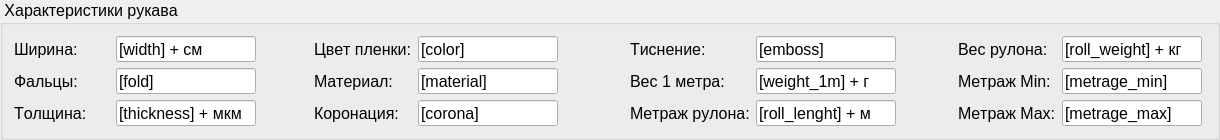
      <widget class="QGroupBox" name="film_params_groupBox">
       <property name="sizePolicy">
        <sizepolicy hsizetype="Expanding" vsizetype="Fixed">
         <horstretch>0</horstretch>
         <verstretch>0</verstretch>
        </sizepolicy>
       </property>
       <property name="minimumSize">
        <size>
         <width>1220</width>
         <height>140</height>
        </size>
       </property>
       <property name="maximumSize">
        <size>
         <width>16777215</width>
         <height>140</height>
        </size>
       </property>
       <property name="font">
        <font>
         <family>Segoe UI Symbol</family>
         <pointsize>12</pointsize>
         <stylestrategy>PreferAntialias</stylestrategy>
         <kerning>false</kerning>
        </font>
       </property>
       <property name="title">
        <string> Характеристики рукава </string>
       </property>
       <layout class="QGridLayout" name="gridLayout">
        <item row="0" column="0">
         <layout class="QHBoxLayout" name="horizontalLayout_3">
          <property name="spacing">
           <number>6</number>
          </property>
          <property name="bottomMargin">
           <number>0</number>
          </property>
          <item>
           <layout class="QFormLayout" name="formLayout">
            <property name="formAlignment">
             <set>Qt::AlignJustify|Qt::AlignTop</set>
            </property>
            <item row="0" column="0">
             <widget class="QLabel" name="label_5">
              <property name="minimumSize">
               <size>
                <width>96</width>
                <height>0</height>
               </size>
              </property>
              <property name="font">
               <font>
                <family>Segoe UI Symbol</family>
                <pointsize>12</pointsize>
                <stylestrategy>PreferAntialias</stylestrategy>
                <kerning>false</kerning>
               </font>
              </property>
              <property name="text">
               <string>Ширина:</string>
              </property>
              <property name="alignment">
               <set>Qt::AlignLeading|Qt::AlignLeft|Qt::AlignVCenter</set>
              </property>
             </widget>
            </item>
            <item row="0" column="1">
             <widget class="QLineEdit" name="width_lineEdit">
              <property name="minimumSize">
               <size>
                <width>140</width>
                <height>22</height>
               </size>
              </property>
              <property name="maximumSize">
               <size>
                <width>140</width>
                <height>16777215</height>
               </size>
              </property>
              <property name="font">
               <font>
                <family>Segoe UI Symbol</family>
                <pointsize>12</pointsize>
                <stylestrategy>PreferAntialias</stylestrategy>
                <kerning>false</kerning>
               </font>
              </property>
              <property name="styleSheet">
               <string notr="true"/>
              </property>
              <property name="text">
               <string>[width] + см</string>
              </property>
              <property name="alignment">
               <set>Qt::AlignLeading|Qt::AlignLeft|Qt::AlignVCenter</set>
              </property>
              <property name="readOnly">
               <bool>true</bool>
              </property>
             </widget>
            </item>
            <item row="1" column="0">
             <widget class="QLabel" name="label_9">
              <property name="minimumSize">
               <size>
                <width>96</width>
                <height>0</height>
               </size>
              </property>
              <property name="font">
               <font>
                <family>Segoe UI Symbol</family>
                <pointsize>12</pointsize>
                <stylestrategy>PreferAntialias</stylestrategy>
                <kerning>false</kerning>
               </font>
              </property>
              <property name="text">
               <string>Фальцы:</string>
              </property>
              <property name="alignment">
               <set>Qt::AlignLeading|Qt::AlignLeft|Qt::AlignVCenter</set>
              </property>
             </widget>
            </item>
            <item row="1" column="1">
             <widget class="QLineEdit" name="fold_lineEdit">
              <property name="minimumSize">
               <size>
                <width>140</width>
                <height>22</height>
               </size>
              </property>
              <property name="maximumSize">
               <size>
                <width>140</width>
                <height>16777215</height>
               </size>
              </property>
              <property name="font">
               <font>
                <family>Segoe UI Symbol</family>
                <pointsize>12</pointsize>
                <stylestrategy>PreferAntialias</stylestrategy>
                <kerning>false</kerning>
               </font>
              </property>
              <property name="text">
               <string>[fold]</string>
              </property>
              <property name="alignment">
               <set>Qt::AlignLeading|Qt::AlignLeft|Qt::AlignVCenter</set>
              </property>
              <property name="readOnly">
               <bool>true</bool>
              </property>
             </widget>
            </item>
            <item row="2" column="0">
             <widget class="QLabel" name="label_11">
              <property name="minimumSize">
               <size>
                <width>96</width>
                <height>0</height>
               </size>
              </property>
              <property name="font">
               <font>
                <family>Segoe UI Symbol</family>
                <pointsize>12</pointsize>
                <stylestrategy>PreferAntialias</stylestrategy>
                <kerning>false</kerning>
               </font>
              </property>
              <property name="text">
               <string>Толщина:</string>
              </property>
              <property name="alignment">
               <set>Qt::AlignLeading|Qt::AlignLeft|Qt::AlignVCenter</set>
              </property>
             </widget>
            </item>
            <item row="2" column="1">
             <widget class="QLineEdit" name="thickness_lineEdit">
              <property name="minimumSize">
               <size>
                <width>140</width>
                <height>22</height>
               </size>
              </property>
              <property name="maximumSize">
               <size>
                <width>140</width>
                <height>16777215</height>
               </size>
              </property>
              <property name="font">
               <font>
                <family>Segoe UI Symbol</family>
                <pointsize>12</pointsize>
                <stylestrategy>PreferAntialias</stylestrategy>
                <kerning>false</kerning>
               </font>
              </property>
              <property name="text">
               <string>[thickness] + мкм</string>
              </property>
              <property name="alignment">
               <set>Qt::AlignLeading|Qt::AlignLeft|Qt::AlignVCenter</set>
              </property>
              <property name="readOnly">
               <bool>true</bool>
              </property>
             </widget>
            </item>
           </layout>
          </item>
          <item>
           <layout class="QFormLayout" name="formLayout_2">
            <property name="formAlignment">
             <set>Qt::AlignLeading|Qt::AlignLeft|Qt::AlignTop</set>
            </property>
            <property name="rightMargin">
             <number>0</number>
            </property>
            <item row="0" column="0">
             <widget class="QLabel" name="label_13">
              <property name="minimumSize">
               <size>
                <width>96</width>
                <height>0</height>
               </size>
              </property>
              <property name="font">
               <font>
                <family>Segoe UI Symbol</family>
                <pointsize>12</pointsize>
                <stylestrategy>PreferAntialias</stylestrategy>
                <kerning>false</kerning>
               </font>
              </property>
              <property name="text">
               <string>Цвет пленки:</string>
              </property>
              <property name="alignment">
               <set>Qt::AlignLeading|Qt::AlignLeft|Qt::AlignVCenter</set>
              </property>
             </widget>
            </item>
            <item row="0" column="1">
             <widget class="QLineEdit" name="color_lineEdit">
              <property name="minimumSize">
               <size>
                <width>140</width>
                <height>22</height>
               </size>
              </property>
              <property name="maximumSize">
               <size>
                <width>140</width>
                <height>16777215</height>
               </size>
              </property>
              <property name="font">
               <font>
                <family>Segoe UI Symbol</family>
                <pointsize>12</pointsize>
                <stylestrategy>PreferAntialias</stylestrategy>
                <kerning>false</kerning>
               </font>
              </property>
              <property name="text">
               <string>[color]</string>
              </property>
              <property name="alignment">
               <set>Qt::AlignLeading|Qt::AlignLeft|Qt::AlignVCenter</set>
              </property>
              <property name="readOnly">
               <bool>true</bool>
              </property>
             </widget>
            </item>
            <item row="1" column="0">
             <widget class="QLabel" name="label_8">
              <property name="minimumSize">
               <size>
                <width>96</width>
                <height>0</height>
               </size>
              </property>
              <property name="font">
               <font>
                <family>Segoe UI Symbol</family>
                <pointsize>12</pointsize>
                <stylestrategy>PreferAntialias</stylestrategy>
                <kerning>false</kerning>
               </font>
              </property>
              <property name="text">
               <string>Материал:</string>
              </property>
              <property name="alignment">
               <set>Qt::AlignLeading|Qt::AlignLeft|Qt::AlignVCenter</set>
              </property>
             </widget>
            </item>
            <item row="1" column="1">
             <widget class="QLineEdit" name="material_lineEdit">
              <property name="minimumSize">
               <size>
                <width>140</width>
                <height>22</height>
               </size>
              </property>
              <property name="maximumSize">
               <size>
                <width>140</width>
                <height>16777215</height>
               </size>
              </property>
              <property name="font">
               <font>
                <family>Segoe UI Symbol</family>
                <pointsize>12</pointsize>
                <stylestrategy>PreferAntialias</stylestrategy>
                <kerning>false</kerning>
               </font>
              </property>
              <property name="text">
               <string>[material]</string>
              </property>
              <property name="alignment">
               <set>Qt::AlignLeading|Qt::AlignLeft|Qt::AlignVCenter</set>
              </property>
              <property name="readOnly">
               <bool>true</bool>
              </property>
             </widget>
            </item>
            <item row="2" column="0">
             <widget class="QLabel" name="label_14">
              <property name="minimumSize">
               <size>
                <width>96</width>
                <height>0</height>
               </size>
              </property>
              <property name="font">
               <font>
                <family>Segoe UI Symbol</family>
                <pointsize>12</pointsize>
                <stylestrategy>PreferAntialias</stylestrategy>
                <kerning>false</kerning>
               </font>
              </property>
              <property name="text">
               <string>Коронация:</string>
              </property>
              <property name="alignment">
               <set>Qt::AlignLeading|Qt::AlignLeft|Qt::AlignVCenter</set>
              </property>
             </widget>
            </item>
            <item row="2" column="1">
             <widget class="QLineEdit" name="corona_lineEdit">
              <property name="minimumSize">
               <size>
                <width>140</width>
                <height>22</height>
               </size>
              </property>
              <property name="maximumSize">
               <size>
                <width>140</width>
                <height>16777215</height>
               </size>
              </property>
              <property name="font">
               <font>
                <family>Segoe UI Symbol</family>
                <pointsize>12</pointsize>
                <stylestrategy>PreferAntialias</stylestrategy>
                <kerning>false</kerning>
               </font>
              </property>
              <property name="text">
               <string>[corona]</string>
              </property>
              <property name="alignment">
               <set>Qt::AlignLeading|Qt::AlignLeft|Qt::AlignVCenter</set>
              </property>
              <property name="readOnly">
               <bool>true</bool>
              </property>
             </widget>
            </item>
           </layout>
          </item>
          <item>
           <layout class="QFormLayout" name="formLayout_3">
            <property name="formAlignment">
             <set>Qt::AlignHCenter|Qt::AlignTop</set>
            </property>
            <item row="0" column="0">
             <widget class="QLabel" name="label_10">
              <property name="minimumSize">
               <size>
                <width>96</width>
                <height>0</height>
               </size>
              </property>
              <property name="font">
               <font>
                <family>Segoe UI Symbol</family>
                <pointsize>12</pointsize>
                <stylestrategy>PreferAntialias</stylestrategy>
                <kerning>false</kerning>
               </font>
              </property>
              <property name="text">
               <string>Тиснение:</string>
              </property>
              <property name="alignment">
               <set>Qt::AlignLeading|Qt::AlignLeft|Qt::AlignVCenter</set>
              </property>
             </widget>
            </item>
            <item row="0" column="1">
             <widget class="QLineEdit" name="emboss_lineEdit">
              <property name="minimumSize">
               <size>
                <width>140</width>
                <height>22</height>
               </size>
              </property>
              <property name="maximumSize">
               <size>
                <width>140</width>
                <height>16777215</height>
               </size>
              </property>
              <property name="font">
               <font>
                <family>Segoe UI Symbol</family>
                <pointsize>12</pointsize>
                <stylestrategy>PreferAntialias</stylestrategy>
                <kerning>false</kerning>
               </font>
              </property>
              <property name="text">
               <string>[emboss]</string>
              </property>
              <property name="alignment">
               <set>Qt::AlignLeading|Qt::AlignLeft|Qt::AlignVCenter</set>
              </property>
              <property name="readOnly">
               <bool>true</bool>
              </property>
             </widget>
            </item>
            <item row="1" column="0">
             <widget class="QLabel" name="label_12">
              <property name="minimumSize">
               <size>
                <width>96</width>
                <height>0</height>
               </size>
              </property>
              <property name="font">
               <font>
                <family>Segoe UI Symbol</family>
                <pointsize>12</pointsize>
                <stylestrategy>PreferAntialias</stylestrategy>
                <kerning>false</kerning>
               </font>
              </property>
              <property name="text">
               <string>Вес 1 метра:</string>
              </property>
              <property name="alignment">
               <set>Qt::AlignLeading|Qt::AlignLeft|Qt::AlignVCenter</set>
              </property>
             </widget>
            </item>
            <item row="1" column="1">
             <widget class="QLineEdit" name="weight_1m_lineEdit">
              <property name="minimumSize">
               <size>
                <width>140</width>
                <height>22</height>
               </size>
              </property>
              <property name="maximumSize">
               <size>
                <width>140</width>
                <height>16777215</height>
               </size>
              </property>
              <property name="font">
               <font>
                <family>Segoe UI Symbol</family>
                <pointsize>12</pointsize>
                <stylestrategy>PreferAntialias</stylestrategy>
                <kerning>false</kerning>
               </font>
              </property>
              <property name="text">
               <string>[weight_1m] + г</string>
              </property>
              <property name="alignment">
               <set>Qt::AlignLeading|Qt::AlignLeft|Qt::AlignVCenter</set>
              </property>
              <property name="readOnly">
               <bool>true</bool>
              </property>
             </widget>
            </item>
            <item row="2" column="0">
             <widget class="QLabel" name="label_16">
              <property name="minimumSize">
               <size>
                <width>96</width>
                <height>0</height>
               </size>
              </property>
              <property name="font">
               <font>
                <family>Segoe UI Symbol</family>
                <pointsize>12</pointsize>
                <stylestrategy>PreferAntialias</stylestrategy>
                <kerning>false</kerning>
               </font>
              </property>
              <property name="text">
               <string>Метраж рулона:</string>
              </property>
              <property name="alignment">
               <set>Qt::AlignLeading|Qt::AlignLeft|Qt::AlignVCenter</set>
              </property>
             </widget>
            </item>
            <item row="2" column="1">
             <widget class="QLineEdit" name="roll_lenght_lineEdit">
              <property name="minimumSize">
               <size>
                <width>140</width>
                <height>22</height>
               </size>
              </property>
              <property name="maximumSize">
               <size>
                <width>140</width>
                <height>16777215</height>
               </size>
              </property>
              <property name="font">
               <font>
                <family>Segoe UI Symbol</family>
                <pointsize>12</pointsize>
                <stylestrategy>PreferAntialias</stylestrategy>
                <kerning>false</kerning>
               </font>
              </property>
              <property name="text">
               <string>[roll_lenght] + м</string>
              </property>
              <property name="alignment">
               <set>Qt::AlignLeading|Qt::AlignLeft|Qt::AlignVCenter</set>
              </property>
              <property name="readOnly">
               <bool>true</bool>
              </property>
             </widget>
            </item>
           </layout>
          </item>
          <item>
           <layout class="QFormLayout" name="formLayout_10">
            <property name="formAlignment">
             <set>Qt::AlignRight|Qt::AlignTop|Qt::AlignTrailing</set>
            </property>
            <property name="rightMargin">
             <number>10</number>
            </property>
            <item row="0" column="0">
             <widget class="QLabel" name="label_17">
              <property name="minimumSize">
               <size>
                <width>96</width>
                <height>0</height>
               </size>
              </property>
              <property name="font">
               <font>
                <family>Segoe UI Symbol</family>
                <pointsize>12</pointsize>
                <stylestrategy>PreferAntialias</stylestrategy>
                <kerning>false</kerning>
               </font>
              </property>
              <property name="text">
               <string>Вес рулона:</string>
              </property>
              <property name="alignment">
               <set>Qt::AlignLeading|Qt::AlignLeft|Qt::AlignVCenter</set>
              </property>
             </widget>
            </item>
            <item row="0" column="1">
             <widget class="QLineEdit" name="roll_weight_lineEdit">
              <property name="minimumSize">
               <size>
                <width>140</width>
                <height>22</height>
               </size>
              </property>
              <property name="maximumSize">
               <size>
                <width>140</width>
                <height>16777215</height>
               </size>
              </property>
              <property name="font">
               <font>
                <family>Segoe UI Symbol</family>
                <pointsize>12</pointsize>
                <stylestrategy>PreferAntialias</stylestrategy>
                <kerning>false</kerning>
               </font>
              </property>
              <property name="text">
               <string>[roll_weight] + кг</string>
              </property>
              <property name="alignment">
               <set>Qt::AlignLeading|Qt::AlignLeft|Qt::AlignVCenter</set>
              </property>
              <property name="readOnly">
               <bool>true</bool>
              </property>
             </widget>
            </item>
            <item row="1" column="0">
             <widget class="QLabel" name="label_15">
              <property name="minimumSize">
               <size>
                <width>96</width>
                <height>0</height>
               </size>
              </property>
              <property name="font">
               <font>
                <family>Segoe UI Symbol</family>
                <pointsize>12</pointsize>
                <stylestrategy>PreferAntialias</stylestrategy>
                <kerning>false</kerning>
               </font>
              </property>
              <property name="text">
               <string>Метраж Min:</string>
              </property>
              <property name="alignment">
               <set>Qt::AlignLeading|Qt::AlignLeft|Qt::AlignVCenter</set>
              </property>
             </widget>
            </item>
            <item row="1" column="1">
             <widget class="QLineEdit" name="metrage_min_lineEdit">
              <property name="minimumSize">
               <size>
                <width>140</width>
                <height>22</height>
               </size>
              </property>
              <property name="maximumSize">
               <size>
                <width>140</width>
                <height>16777215</height>
               </size>
              </property>
              <property name="font">
               <font>
                <family>Segoe UI Symbol</family>
                <pointsize>12</pointsize>
                <stylestrategy>PreferAntialias</stylestrategy>
                <kerning>false</kerning>
               </font>
              </property>
              <property name="text">
               <string>[metrage_min]</string>
              </property>
              <property name="alignment">
               <set>Qt::AlignLeading|Qt::AlignLeft|Qt::AlignVCenter</set>
              </property>
             </widget>
            </item>
            <item row="2" column="0">
             <widget class="QLabel" name="label_18">
              <property name="minimumSize">
               <size>
                <width>96</width>
                <height>0</height>
               </size>
              </property>
              <property name="font">
               <font>
                <family>Segoe UI Symbol</family>
                <pointsize>12</pointsize>
                <stylestrategy>PreferAntialias</stylestrategy>
                <kerning>false</kerning>
               </font>
              </property>
              <property name="text">
               <string>Метраж Max:</string>
              </property>
              <property name="alignment">
               <set>Qt::AlignLeading|Qt::AlignLeft|Qt::AlignVCenter</set>
              </property>
             </widget>
            </item>
            <item row="2" column="1">
             <widget class="QLineEdit" name="metrage_max_lineEdit">
              <property name="minimumSize">
               <size>
                <width>140</width>
                <height>22</height>
               </size>
              </property>
              <property name="maximumSize">
               <size>
                <width>140</width>
                <height>16777215</height>
               </size>
              </property>
              <property name="font">
               <font>
                <family>Segoe UI Symbol</family>
                <pointsize>12</pointsize>
                <stylestrategy>PreferAntialias</stylestrategy>
                <kerning>false</kerning>
               </font>
              </property>
              <property name="text">
               <string>[metrage_max]</string>
              </property>
              <property name="alignment">
               <set>Qt::AlignLeading|Qt::AlignLeft|Qt::AlignVCenter</set>
              </property>
             </widget>
            </item>
           </layout>
          </item>
         </layout>
        </item>
       </layout>
      </widget>
